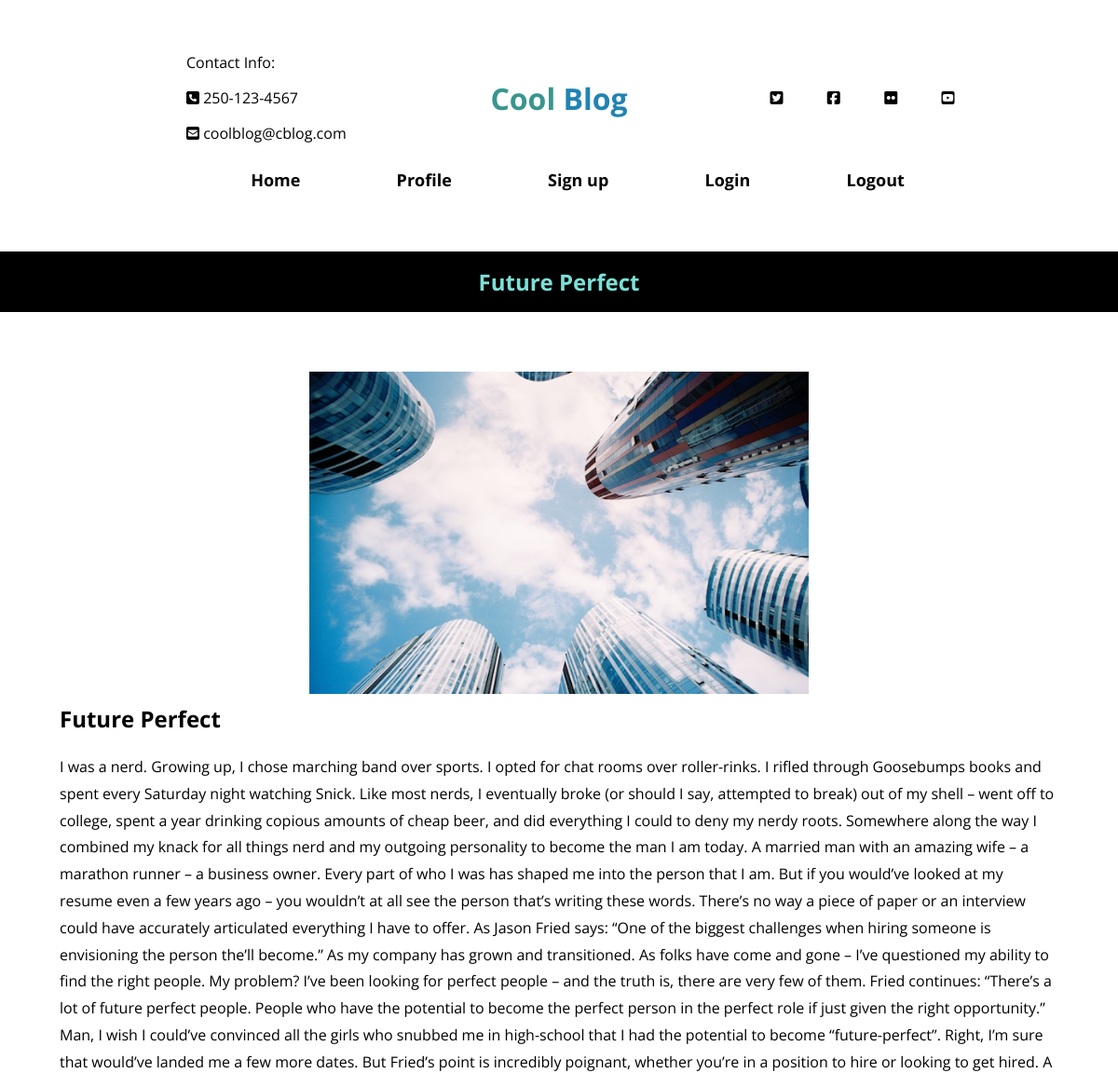
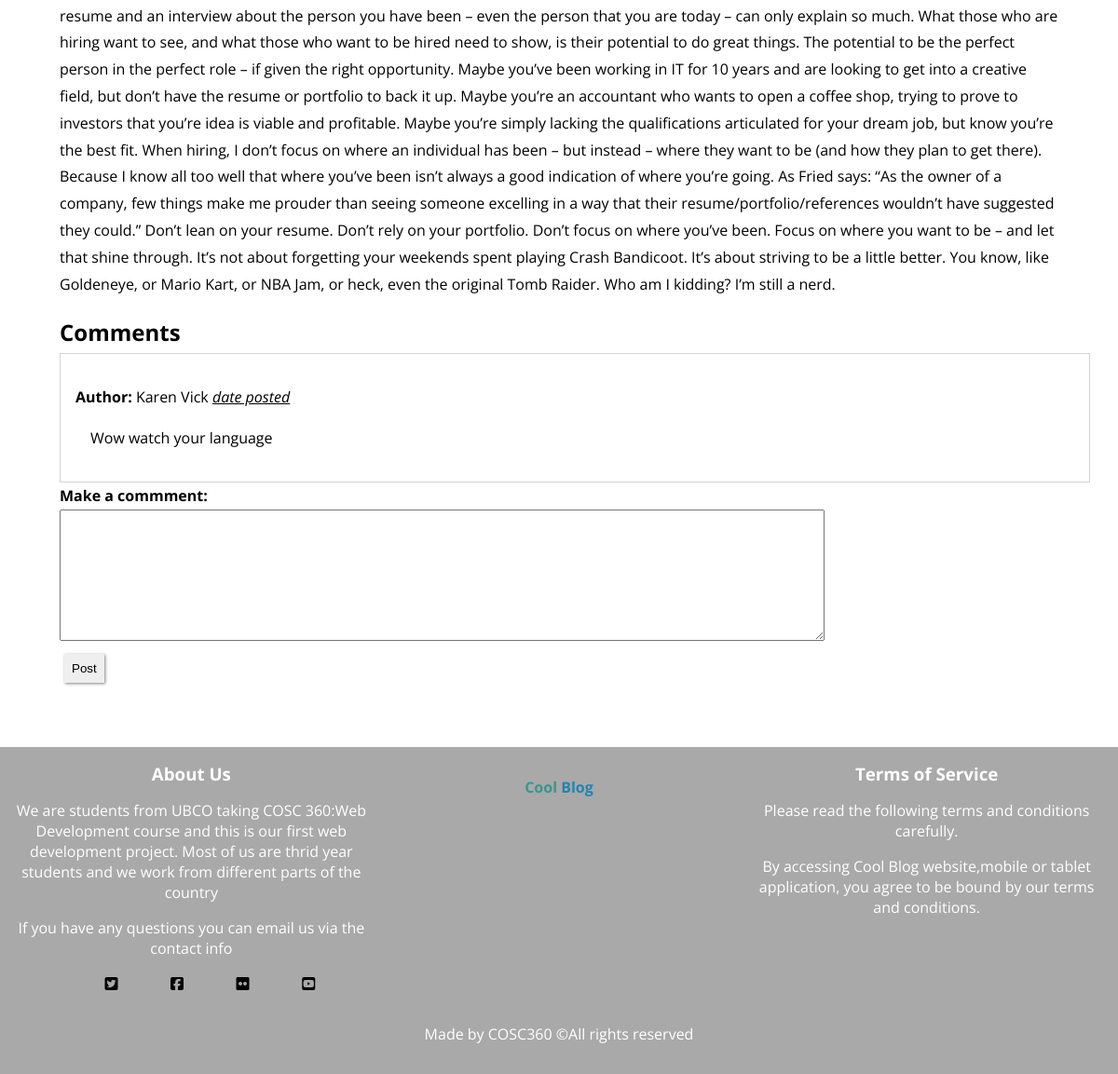
The app's page /PHP/blogpost.php?temp=Future Perfect with its own data (2 pictures, top to bottom).
### tables this page shows
CREATE TABLE `blogs` (
    `username` varchar(255) NOT NULL,
    `title` varchar(255) NOT NULL,
    `category` varchar(255) NOT NULL,
    `picture` varchar(255),
    `content` text NOT NULL,
    `comments` varchar(255)
);

### PHP/blogpost.php (the view, shortened to what this page needs)
<!DOCTYPE html>
<html>
<?php
$host = "localhost";
$database = "cosc360_project";
$user = "webuser";
$password = "P@ssw0rd";
$connection = mysqli_connect($host, $user, $password, $database);
$error = mysqli_connect_error();
$title = null;
$content = null;
$img= null;
$passed= $_SESSION["title"];
if($error != null){
    $output = "<p>Unable to connect to database!</p>";
    exit($output);
}
else
{
    $sql = "SELECT * FROM blogs WHERE title='$passed';";
    $results = mysqli_query($connection, $sql);
    if(mysqli_num_rows($results)!=0){
        while ($row = mysqli_fetch_assoc($results)) {
            $title= $row['title'];
            $content= $row['content'];
            $img= $row['picture'];
        }
    }
    else {
    }
}
?>
<head>
    <link rel="stylesheet" href="../css/main.css"/>
</head>
<body>
<header>
    <div class="container">
        <div class="flexbox align-items-center justify-content-between">
            <div class="contact-info">
                <ul class="justify-content-evenly">
                    <li><p>Contact Info:</p></li>
                    <li><a><i class="fas fa-phone-square"></i> 250-123-4567</a></li>
                    <li><a><i class="fas fa-envelope-square"></i> coolblog@cblog.com</a></li>
                </ul>
            </div>
            <div class="page-name">
                <a class="title" href="../Main.php">Cool<span> Blog</span></a>
            </div>
            <div class="sns">
                <ul class="flexbox justify-content-evenly">
                    <li><a><i class="fab fa-twitter-square"></i></a></li>
                    <li><a><i class="fab fa-facebook-square"></i></a></li>
                    <li><a><i class="fab fa-flickr"></i></a></li>
                    <li><a><i class="fab fa-youtube-square"></i></a></li>
                </ul>
            </div>
        </div>
        <nav>
            <ul class="flexbox justify-content-center justify-content-evenly">
                <li class="nav-title"><a href="../Main.php">Home</a></li>
                <li class="nav-title"><a href="profile.php">Profile</a></li>
                <li class="nav-title"><a href="../html/sign-up.html">Sign up</a></li>
                <li class="nav-title" id="login-btn" style="cursor: pointer;">Login</li>
                <li class="nav-title"><a href="../PHP/logout.php">Logout</a></li>
            </ul>
        </nav>
    </div>
</header>
<section class="blog-banner text-align-center bgBlack colorPrimary">
    <h1><?php echo $title ?></h1>
</section>
<section class="blog-detail">
    <div class="img-container text-align-center">
    <img class="img-detail" alt="img-alt" src="<?php echo $img ?>">
    </div>
    <div class="blog-text">
        <h2><?php echo $title ?></h2>
        <p> <?php echo $content ?></p>
    </div>
    <div class="blog-text">
        <h2>Comments</h2>
        <div class="comments-container">
            <div class="comment"><p><b>Author: </b>Karen Vick <time><i><u>date posted</u></i></time></p>
                <p class="padding-comment">Wow watch your language</p>
            </div>
        </div>
    </div>
    <div class="blog-text">
        <form method="post" action="#">
            <Label><b>Make a commment:</b></Label><br>
            <textarea rows="9" cols="100%"></textarea><br>
            <input class="button" type="submit" value="Post">
        </form>
    </div>
</section>
<footer class="bgDark colorWhite" style="margin:0">
    <div class="containeasdsadar" style="margin:0;">
        <div class="g-3-col">
            <div class="about-us text-align-center">
                <h3>About Us</h3>
                <p>We are students from UBCO taking COSC 360:Web Development course and this is our first web development project. Most of us are thrid year students and we work from different parts of the country</p>
                <p>If you have any questions you can email us via the contact info</p>
                <div class="sns">
                    <ul class="flexbox justify-content-evenly">
                        <li><a><i class="fab fa-twitter-square"></i></a></li>
                        <li><a><i class="fab fa-facebook-square"></i></a></li>
                        <li><a><i class="fab fa-flickr"></i></a></li>
                        <li><a><i class="fab fa-youtube-square"></i></a></li>
                    </ul>
                </div>
            </div>
            <div class="tags text-align-center">
            <div class="title-container">
                    <a class="title" href="Main.php">Cool<span> Blog</span></a>
                </div>
            </div>
            <div class="tos text-align-center">
                <h3>Terms of Service</h3>
                <p>Please read the following terms and conditions carefully.</p>
                <p>By accessing Cool Blog website,mobile or tablet application, you agree to be bound by our terms and conditions.</p>
            </div>
        </div>
        <div class="copyright text-align-center">
            <p>Made by COSC360 &copy;All rights reserved</p>
        </div>
    </div>
</footer>
</body>
</html>

### css/main.css (style rules this page uses)
.button { outline:none; box-shadow: 1px 1px 3px grey; border:0; padding:8px; width:fit-content; height: fit-content; }
body { font-family: 'Open Sans', sans-serif; margin:0; }
.bgBlack { background-color: black; }
.bgDark { background-color: darkgray; }
.colorPrimary { color: rgb(123, 224, 216); }
.colorWhite { color:white }
input { padding:5px; height: 20px; margin:5px; }
.container { margin: 0 2%; padding: 2% 10%; }
a { text-decoration: none; color:black; }
ul { list-style: none; }
.flexbox { display:flex; }
.g-3-col { display:grid; grid-template-columns: 1fr 1fr 1fr; grid-column-gap: 1em; }
nav { width: 100%; background-color: white; position: -webkit-sticky; position: sticky; top:0; padding: 0; }
nav ul { height: 60px; padding: 1em auto; margin:auto; vertical-align: middle; }
nav ul li { display: flex; align-items: center; padding-bottom: 15px; }
h1,h2,h3,h4 { margin:0; }
.text-align-center { text-align: center; }
.justify-content-center { justify-content: center; }
.align-items-center { align-items: center; }
.justify-content-between { justify-content: space-between; }
.justify-content-evenly { justify-content: space-evenly; }
.nav-title { font-size: large; font-weight: bold; }
header li { margin: 1em; }
header { padding: 1em 0; }
.title { font-size: 2.0em; font-weight: bold; color: rgb(57, 150, 142); }
.title > span { color: rgb(32, 132, 179); font-weight: none; }
header .contact-info { width:33%; }
header .sns { width:33%; }
header nav { padding: 0; }
h1 { text-align: center; }
.blog-detail { margin:1em; padding:3em; }
.blog-text { line-height: 1.8; font-family: 'Open Sans', sans-serif; }
.padding-comment { padding-left:1em; }
.comments-container { border:1px solid lightgrey; height: fit-content; width: 100%; padding:1em; }
.img-detail { width: 50%; height:5%; object-fit:cover; }
.blog-banner { padding:1em; }
footer { padding: 1em; left:0; bottom:0; }
footer .title { font-size: 1em; font-weight: bold; color: rgb(57, 150, 142); }
footer .title > span { color: rgb(32, 132, 179); font-weight: none; }
.title-container { margin-top: 1em; }

### records on screen
blogs: title "Future Perfect", picture (picture), content "I was a nerd. Growing up, I chose marching band over sports. I opted for chat rooms over roller-rinks. I rifled through Goosebumps books and spent every Saturday night watching Snick. Like most nerds, I eventually broke (or should I say, attempted to break) out of my shell – went off to college, spent a year drinking copious amounts of cheap beer, and did everything I could to deny my nerdy roots. Somewhere along the way I combined my knack for all things nerd and my outgoing personality to become the man I am today. A married man with an amazing wife – a marathon runner – a business owner. Every part of who I was has shaped me into the person that I am. But if you would’ve looked at my…"
